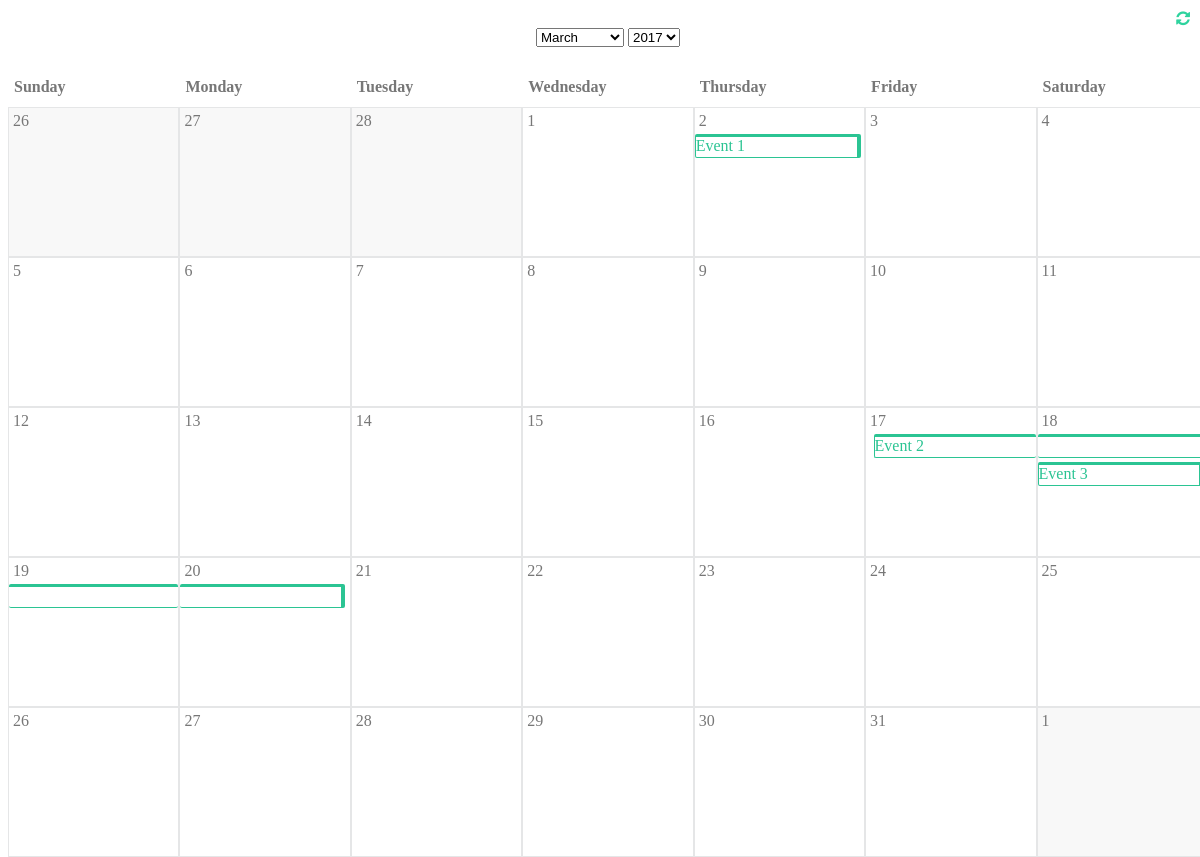
The app's page /, older data.
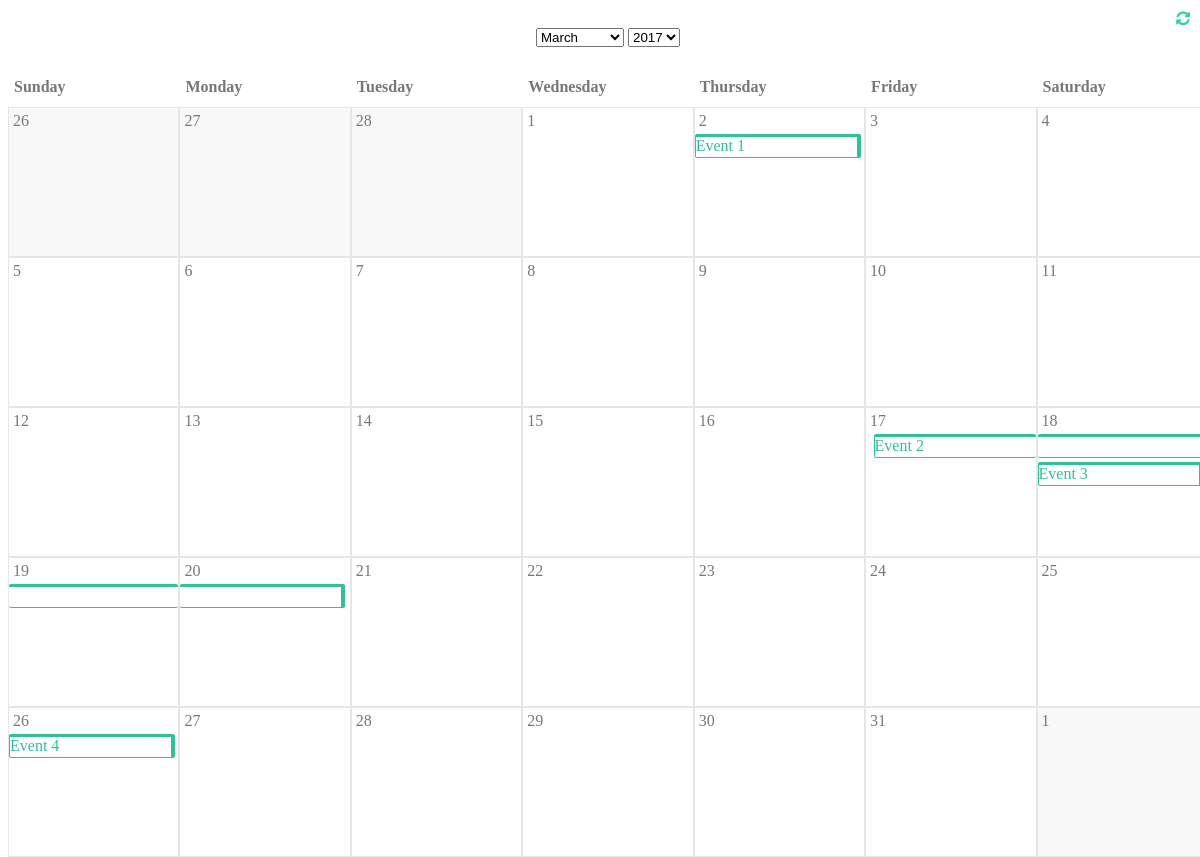
The same page, newer data.
### scheduler/models.py (models this page shows, shortened)
class Event(models.Model):
    event_name = models.CharField(max_length=30)
    location = models.CharField(max_length=30)
    start_date = models.DateTimeField()
    end_date = models.DateTimeField()
    description = models.CharField(max_length=100)

### scheduler/views.py (the view, shortened to what this page needs)
# urls.py: url(r'^$', scheduler_views.home, name='home'),
@ensure_csrf_cookie
def home(request):
    error = None
    now = datetime.datetime.now()
    current_month = now.month
    current_year = now.year
    current_day = now.day
    calendar_context['current_month'] = current_month
    calendar_context['current_year'] = current_year
    calendar_context['current_day'] = current_day
    calendar_data = generateCalendarData(current_month,
                                         current_year)
    calendar_context['calendar_data'] = calendar_data
    events = Event.objects.all()
    start, end, events_data = generateEventsData(events,
                                                 calendar_data,
                                                 current_month,
                                                 current_year)
    calendar_context['events_data'] = events_data
    calendar_context['event_start'] = start
    calendar_context['event_end'] = end
    return render(request, 'index.html', context=calendar_context)

### scheduler/templatetags/filter.py (called while the page is built)
@register.filter
def get_item(dictionary, key):
    return dictionary.get(key)

### scheduler/templates/index.html (shortened to what this page needs)
<!DOCTYPE html>
<html lang="en">
<html>
<head>
    <meta name="viewport" content="initial-scale=1, maximum-scale=1"> {% load static %}
    <link rel="stylesheet" type="text/css" href="{% static 'css/calendar.css' %}">
    <link rel="stylesheet" href="//code.jquery.com/ui/1.12.1/themes/base/jquery-ui.css">
    <link rel="stylesheet" href="https://maxcdn.bootstrapcdn.com/font-awesome/4.7.0/css/font-awesome.min.css">
</head>
<body>
    <span id="refresh_icon"><i class="fa fa-refresh" aria-hidden="true"></i></span>
    <div id="wrap_calendar">
        {% include 'calendar.html' %}
    </div>
</body>
</html>

### scheduler/templates/calendar.html (shortened to what this page needs)
{% load filter %}
<div id="calendar_heading">
    <select name="select_month" id="select_month">
        {% for month in months %} {% if current_month == forloop.counter %}
        <option data-month_code="{{ forloop.counter }}" value="{{ month }}" selected="selected">{{ month }}</option>
        {% else %}
        <option data-month_code="{{ forloop.counter }}" value="{{ month }}">{{ month }}</option>
        {% endif %} {% endfor %}
    </select>
    <select name="select_year" id="select_year">
        {% for year in years %} {% if current_year == year %}
        <option data-month_code="{{ year }}" value="{{ year }}" selected="selected">{{ year }}</option>
        {% else %}
        <option data-month_code="{{ year }}" value="{{ year }}">{{ year }}</option>
        {% endif %} {% endfor %}
    </select>
</div>
<div id="calendar_body">
    <ul class="weekdays">
        {% for weekday in weekdays %}
        <li>{{ weekday }}</li>
        {% endfor %}
    </ul>
    {% for row in calendar_data %}
    <ul class="days">
        {% for date in row %}
        {% if date.3 == 'current' %}
            <li class="date_block">
                <div class="date" data-month="{{ date.1 }}" data-year="{{ date.2 }}" data-day="{{ date.0 }}" data-weekday="{{ forloop.counter0 }}">{{ date.0 }}</div>
                {% if events_data|get_item:date %}
                    {% for event in events_data|get_item:date %}
                        {% if event.0 == event_start|get_item:date and event.0 == event_end|get_item:date %}
                            <div class="event start end" data-id="{{ event.0 }}" data-name="{{ event.1 }}">{{ event.1 }}</div>
                        {% elif event.0 == event_start|get_item:date %}
                            <div class="event start" data-id="{{ event.0 }}" data-name="{{ event.1 }}">{{ event.1 }}</div>
                        {% elif event.0 == event_end|get_item:date %}
                            <div class="event end" data-id="{{ event.0 }}" data-name="{{ event.1 }}"></div>
                        {% else %}
                            <div class="event" data-id="{{ event.0 }}" data-name="{{ event.1 }}"></div>
                        {% endif %}
                    {% endfor %}
                {% endif %}
            </li>
        {% else %}
            <li class="date_block noday">
                <div class="date" data-month="{{ date.1 }}" data-year="{{ date.2 }}" data-day="{{ date.0 }}" data-weekday="{{ forloop.counter0 }}">{{ date.0 }}</div>
            </li>
        {% endif %}
        {% endfor %}
    </ul>
    {% endfor %}
</div>

Row changes from the older to the newer data that the page shows:
added Event: event_name "Event 4"
